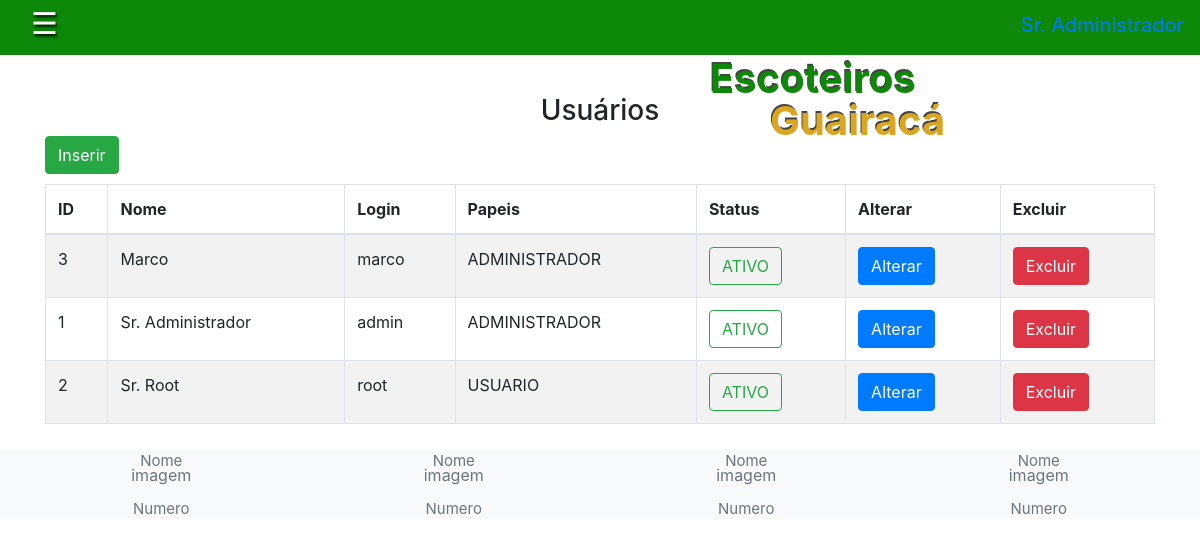
Screenshot of /app/controller/UsuarioController.php?action=list (signed in) with the database file from the repository.
### tables this page shows
CREATE TABLE tb_usuarios ( 
  id_usuario int AUTO_INCREMENT, 
  id_endereco int NOT NULL,
  id_contato int NOT NULL,
  id_alcateia int ,
  nome varchar(70) NOT NULL, 
  cpf char(11) NOT NULL,
  login varchar(15) NOT NULL,
  senha varchar(15) NOT NULL,
  papeis varchar(255),
  status_usuario varchar(70) NOT NULL DEFAULT 'ATIVO',
  PRIMARY KEY (id_usuario),
  FOREIGN KEY (id_endereco) REFERENCES tb_enderecos (id_endereco),
  FOREIGN KEY (id_contato) REFERENCES tb_contatos (id_contato),
  FOREIGN KEY (id_alcateia) REFERENCES tb_alcateias (id_alcateia),
  CONSTRAINT uk_usuarios UNIQUE (login)
);

### app/controller/UsuarioController.php (called while the page is built, shortened)
<?php
require_once(__DIR__ . "/../dao/UsuarioDAO.php");
require_once(__DIR__ . "/../service/UsuarioService.php");
require_once(__DIR__ . "/../model/Usuario.php");
class UsuarioController extends Controller {
    private UsuarioDAO $usuarioDao;
    public function __construct() {
        $this->usuarioDao = new UsuarioDAO();
        $this->handleAction();
    }
    protected function list(string $msgErro = "", string $msgSucesso = "") {
        $usuarios = $this->usuarioDao->list();
        $dados["lista"] = $usuarios;
        $this->loadView("usuario/list.php", $dados,$msgErro, $msgSucesso);
    }
}
$usuCont = new UsuarioController();

### app/model/Usuario.php (called while the page is built, shortened)
<?php
class Usuario {
    private $id;
    private $nome;
    private $login;
    private $papeis;
    private $status;
    public function getId()
    {
        return $this->id;
    }
    public function setId($id)
    {
        $this->id = $id;
        return $this;
    }
    public function getLogin()
    {
        return $this->login;
    }
    public function setLogin($login)
    {
        $this->login = $login;
        return $this;
    }
    public function getNome()
    {
        return $this->nome;
    }
    public function setNome($nome)
    {
        $this->nome = $nome;
        return $this;
    }
    public function setPapeis($papeis)
    {
        $this->papeis = $papeis;
        return $this;
    }
    public function getStatus()
    {
        return $this->status;
    }
    public function setStatus($status)
    {
        $this->status = $status;
        return $this;
    }
    public function getPapeisStr(){
            return str_replace(UsuarioPapel::$SEPARADOR,", ", $this->papeis);
    }
}

### app/dao/UsuarioDAO.php (called while the page is built, shortened)
<?php
include_once(__DIR__ . "/../model/Usuario.php");
class UsuarioDAO {
    public function list() {
        $conn = Connection::getConn();
        $sql = "SELECT * FROM tb_usuarios u ORDER BY u.nome";
        $stm = $conn->prepare($sql);
        $stm->execute();
        $result = $stm->fetchAll();
        return $this->mapUsuarios($result);
    }
    private function mapUsuarios($result) {
        $usuarios = array();
        foreach ($result as $reg) {
            $usuario = new Usuario();
            $usuario->setId($reg['id_usuario']);
            $usuario->setNome($reg['nome']);
            $usuario->setCpf($reg['cpf']);
            $usuario->setLogin($reg['login']);
            $usuario->setSenha($reg['senha']);
            $usuario->setPapeis($reg['papeis']);
            $usuario->setStatus($reg['status_usuario']);
            $usuario->setIdEndereco($reg['id_endereco']);
            $usuario->setIdContato($reg['id_contato']);
            array_push($usuarios, $usuario);
        }
        return $usuarios;
    }
}

### app/view/usuario/list.php (the view, shortened to what this page needs)
<?php
require_once(__DIR__ . "/../include/header.php");
require_once(__DIR__ . "/../include/menu.php");
?>
    <h3 class='text-center'>Usuários</h3>
    <div class='container'>
        <div class="row">
            <div class="col-3">
                <a class="btn btn-success" href="<?= BASEURL ?>/controller/UsuarioController.php?action=create">Inserir</a>
            </div>
            <div class="col-9">
            </div>
        </div>
        <div class="row" style="margin-top: 10px;">
            <div class="col-12">
                <table id="tabUsuarios" class="table table-striped table-bordered">
                    <thead>
                        <tr>
                            <th>ID</th>
                            <th>Nome</th>
                            <th>Login</th>
                            <th>Papeis</th>
                            <th>Status</th>
                            <th>Alterar</th>
                            <th>Excluir</th>
                        </tr>
                    </thead>
                    <tbody>
                        <?php foreach($dados["lista"] as $usu): ?>
                            <tr>
                                <td><?php echo $usu->getId(); ?></td>
                                <td><?= $usu->getNome(); ?></td>
                                <td><?= $usu->getLogin(); ?></td>
                                <td><?= $usu->getPapeisStr(); ?></td>
                                <td>
                                    <?php
                                    if ($usu->getStatus() == 'ATIVO') {
                                        echo "<a class='btn btn-outline-success' onclick=\"return confirm('Deseja alterar o status do usuário para INATIVO?')\" href='". BASEURL ."/controller/UsuarioController.php?action=updateToInativo&id=". $usu->getId() ."'>ATIVO</a>";
                                    } else {
                                        echo "<a class='btn btn-outline-danger' onclick=\"return confirm('Deseja alterar o status do usuário para ATIVO?')\" href='". BASEURL ."/controller/UsuarioController.php?action=updateToAtivo&id=". $usu->getId() ."'>INATIVO</a>";
                                    }
                                    ?>
                                </td>
                                <td><a class="btn btn-primary"
                                    href="<?= BASEURL ?>/controller/UsuarioController.php?action=edit&id=<?= $usu->getId() ?>">
                                    Alterar</a>
                                </td>
                                <td><a class="btn btn-danger" onclick="return confirm('Deseja excluir o usuário?')" href="<?= BASEURL ?>/controller/UsuarioController.php?action=delete&id=<?= $usu->getId() ?>">
                                    Excluir</a>
                                </td>
                            </tr>
                        <?php endforeach; ?>
                    </tbody>
                </table>
            </div>
        </div>
    </div>
<?php
require_once(__DIR__ . "/../include/footer.php");
?>

### app/view/home/styles/main.css (style rules this page uses)
body { overflow-x: hidden; transition: background-color 0.3s ease; }

### rows the page displays
tb_usuarios: id_usuario "3", nome "Marco", login "marco", papeis "ADMINISTRADOR"
tb_usuarios: id_usuario "1", nome "Sr. Administrador", login "admin", papeis "ADMINISTRADOR"
tb_usuarios: id_usuario "2", nome "Sr. Root", login "root", papeis "USUARIO"
